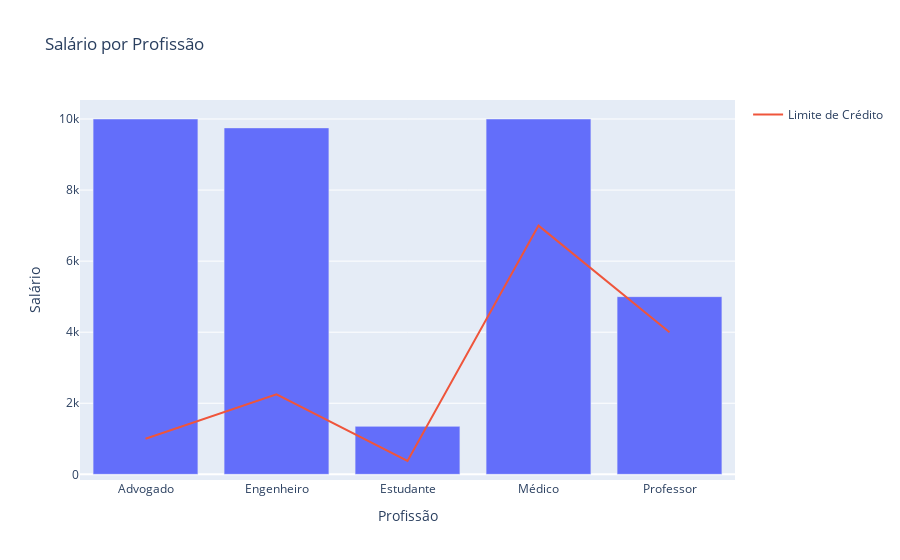

The cell this chart's notebook holds for it:
### Markdown cell above
A primeira associação que tende se a fazer quando a análise é sobre limite de crédito, é avaliar o valor do salário de uma pessoa.
Supõe se que o valor de crédito seja equivalente ao valor do salário, então , será proposto uma avaliação através do gráfico de barras com a média salarial através da profissão e um gráfico de linha com a média do limite de crédito em relação a profissão.

### Code cell
media_salario = df.groupby('Profissão')['Salário'].mean().reset_index()
fig_1 = px.bar(media_salario, x='Profissão', y='Salário', title='Salário por Profissão')

media_limite = df.groupby('Profissão')['Limite_Credito'].mean().reset_index()
fig_2 = px.line(media_limite, x='Profissão', y='Limite_Credito', title='Limite de Crédito por Profissão')

fig_combined = px.bar(media_salario, x='Profissão', y='Salário', title='Salário por Profissão')
fig_combined.add_scatter(x=media_limite['Profissão'], y=media_limite['Limite_Credito'], mode='lines', name='Limite de Crédito')

fig_combined.show()

### Figure 1 — Plotly figure (JSON) as saved in the notebook; plotly's stock layout.template omitted (floating-point values rounded to 4 significant figures)
{"data": [{"alignmentgroup": "True", "hovertemplate": "Profissão=%{x}<br>Salário=%{y}<extra></extra>", "legendgroup": "", "marker": {"color": "#636efa", "pattern": {"shape": ""}}, "name": "", "offsetgroup": "", "orientation": "v", "showlegend": false, "textposition": "auto", "type": "bar", "x": ["Advogado", "Engenheiro", "Estudante", "Médico", "Professor"], "xaxis": "x", "y": [10000, 9750, 1350, 10000, 5000], "yaxis": "y"}, {"mode": "lines", "name": "Limite de Crédito", "type": "scatter", "x": ["Advogado", "Engenheiro", "Estudante", "Médico", "Professor"], "y": [1000, 2250, 375, 7000, 4000]}], "layout": {"barmode": "relative", "legend": {"tracegroupgap": 0}, "title": {"text": "Salário por Profissão"}, "xaxis": {"anchor": "y", "domain": [0, 1], "title": {"text": "Profissão"}}, "yaxis": {"anchor": "x", "domain": [0, 1], "title": {"text": "Salário"}}}}
